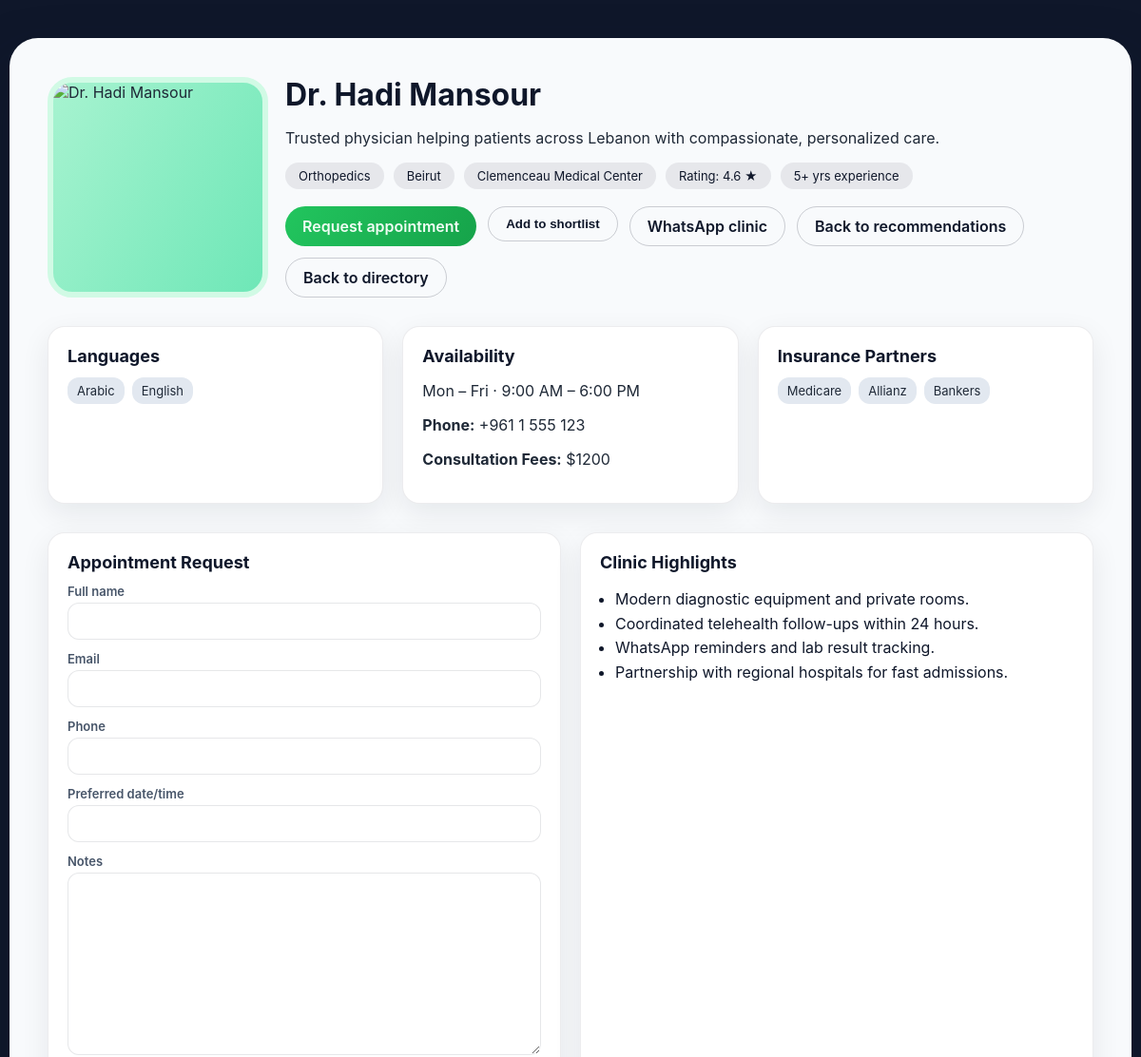
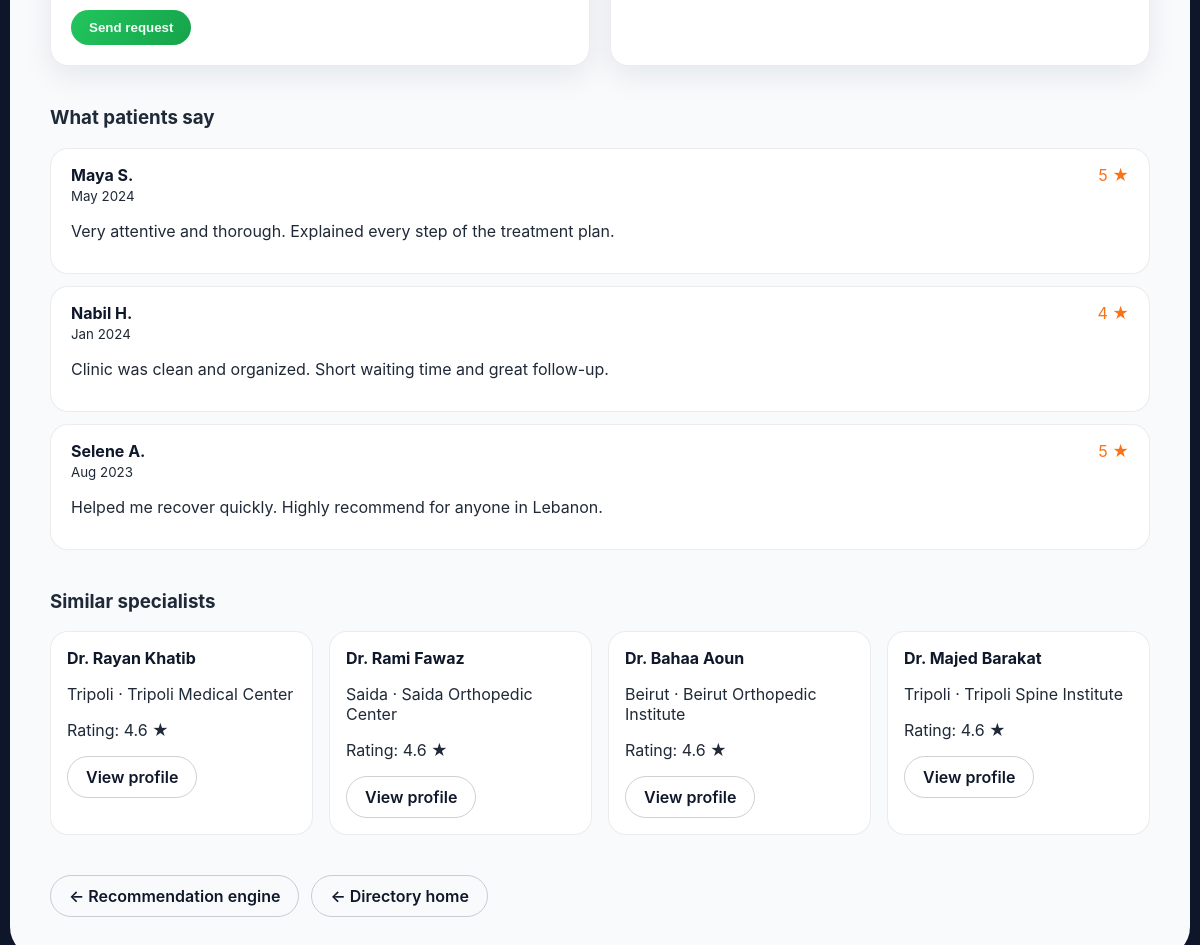
/doctor/238/, run on the app's committed database (2 pictures, top to bottom).
### myapp33/models.py (models this page shows, shortened)
class Contact(models.Model):
    name = models.CharField(max_length=100)
    specialty = models.CharField(max_length=100)
    city = models.CharField(max_length=50)
    hospital = models.CharField(max_length=100, blank=True)
    fees = models.IntegerField()
    rating = models.FloatField()
    experience_years = models.PositiveIntegerField(default=5)
    languages = models.CharField(max_length=150, blank=True)
    availability = models.CharField(max_length=120, blank=True)
    insurance_partners = models.CharField(max_length=200, blank=True)
    description = models.TextField(blank=True)
    photo_url = models.URLField(blank=True)
    contact_phone = models.CharField(max_length=30, blank=True)

### myapp33/views.py (the view, shortened to what this page needs)
# urls.py: path('doctor/<int:pk>/', views.doctor_detail, name='doctor_detail'),
def doctor_detail(request, pk):
    doctor = get_object_or_404(Contact, pk=pk)
    appointment_form = AppointmentRequestForm()
    reviews = [
        {
            "name": "Maya S.",
            "rating": 5,
            "date": "May 2024",
            "text": "Very attentive and thorough. Explained every step of the treatment plan.",
        },
        {
            "name": "Nabil H.",
            "rating": 4,
            "date": "Jan 2024",
            "text": "Clinic was clean and organized. Short waiting time and great follow-up.",
        },
        {
            "name": "Selene A.",
            "rating": 5,
            "date": "Aug 2023",
            "text": "Helped me recover quickly. Highly recommend for anyone in Lebanon.",
        },
    ]
    languages = [
        item.strip()
        for item in (doctor.languages or "Arabic, English").split(",")
        if item.strip()
    ]
    insurance_partners = [
        item.strip()
        for item in (doctor.insurance_partners or "Medicare, Allianz, Bankers").split(
            ","
        )
        if item.strip()
    ]
    similar_doctors = (
        Contact.objects.filter(specialty__iexact=doctor.specialty)
        .exclude(pk=doctor.pk)
        .order_by("-rating")[:4]
    )
    favorites = get_favorite_ids(request)
    is_favorite = doctor.pk in favorites
    whatsapp_message = quote_plus(
        f"Hello, I'm interested in booking with {doctor.name} ({doctor.specialty}) in {doctor.city}. "
        "Could you help me schedule an appointment?"
    )
    whatsapp_url = f"https://wa.me/?text={whatsapp_message}"
    return render(
        request,
        "myapp33/doctor_detail.html",
        {
            "doctor": doctor,
            "reviews": reviews,
            "similar_doctors": similar_doctors,
            "appointment_form": appointment_form,
            "languages": languages,
            "insurance_partners": insurance_partners,
            "is_favorite": is_favorite,
            "whatsapp_url": whatsapp_url,
        },
    )

### myapp33/forms.py
class AppointmentRequestForm(forms.ModelForm):
    class Meta:
        model = AppointmentRequest
        fields = ['patient_name', 'patient_email', 'patient_phone', 'preferred_date', 'message']

### myapp33/views.py (called while the page is built)
def get_favorite_ids(request):
    return set(request.session.get("favorite_doctors", []))

### templates/myapp33/doctor_detail.html (shortened to what this page needs)
{% load static %}
<!DOCTYPE html>
<html lang="en">
<head>
</head>
<body>
<div class="page">
    <section class="hero">
        <img src="{{ doctor.photo_url|default:'https://images.unsplash.com/photo-1537368910025-700350fe46c7?auto=format&fit=crop&w=600&q=80' }}" alt="{{ doctor.name }}">
        <div>
            <h1>{{ doctor.name }}</h1>
            <p>{{ doctor.description|default:"Trusted physician helping patients across Lebanon with compassionate, personalized care." }}</p>
            <div class="tag-row">
                <span class="tag">{{ doctor.specialty }}</span>
                <span class="tag">{{ doctor.city }}</span>
                <span class="tag">{{ doctor.hospital|default:"Private Clinic" }}</span>
                <span class="tag">Rating: {{ doctor.rating }} ★</span>
                <span class="tag">{{ doctor.experience_years }}+ yrs experience</span>
            </div>
            <div class="hero-actions">
                <a class="btn btn-primary" href="#appointment">Request appointment</a>
                <form method="post" action="{% url 'toggle_favorite' doctor.pk %}">
                    <button class="btn btn-outline" type="submit">
                        {% if is_favorite %}Remove from shortlist{% else %}Add to shortlist{% endif %}
                    </button>
                </form>
                <a class="btn btn-outline" href="{{ whatsapp_url }}" target="_blank" rel="noopener">
                    WhatsApp clinic
                </a>
                <a class="btn btn-outline" href="{% url 'recommend_doctors' %}">Back to recommendations</a>
                <a class="btn btn-outline" href="{% url 'home' %}">Back to directory</a>
            </div>
        </div>
    </section>
    <section class="grid">
        <div class="card">
            <h3>Languages</h3>
            <ul class="list-inline">
                {% for lang in languages %}
                    <li>{{ lang }}</li>
                {% endfor %}
            </ul>
        </div>
        <div class="card">
            <h3>Availability</h3>
            <p>{{ doctor.availability|default:"Mon – Fri · 9:00 AM – 6:00 PM" }}</p>
            <p><strong>Phone:</strong> {{ doctor.contact_phone|default:"+961 1 555 123" }}</p>
            <p><strong>Consultation Fees:</strong> ${{ doctor.fees }}</p>
        </div>
        <div class="card">
            <h3>Insurance Partners</h3>
            <ul class="list-inline">
                {% for ins in insurance_partners %}
                    <li>{{ ins }}</li>
                {% endfor %}
            </ul>
        </div>
    </section>
    <section class="grid">
        <div class="card">
            <h3>Appointment Request</h3>
            <form method="post" id="appointment">
                <div class="field">
                    <label for="id_patient_name">Full name</label>
                    {{ appointment_form.patient_name }}
                </div>
                <div class="field">
                    <label for="id_patient_email">Email</label>
                    {{ appointment_form.patient_email }}
                </div>
                <div class="field">
                    <label for="id_patient_phone">Phone</label>
                    {{ appointment_form.patient_phone }}
                </div>
                <div class="field">
                    <label for="id_preferred_date">Preferred date/time</label>
                    {{ appointment_form.preferred_date }}
                </div>
                <div class="field">
                    <label for="id_message">Notes</label>
                    {{ appointment_form.message }}
                </div>
                <button class="btn btn-primary" type="submit">Send request</button>
            </form>
        </div>
        <div class="card">
            <h3>Clinic Highlights</h3>
            <ul style="padding-left:16px; color:#0f172a; line-height:1.6;">
                <li>Modern diagnostic equipment and private rooms.</li>
                <li>Coordinated telehealth follow-ups within 24 hours.</li>
                <li>WhatsApp reminders and lab result tracking.</li>
                <li>Partnership with regional hospitals for fast admissions.</li>
            </ul>
        </div>
    </section>
    <section class="reviews">
        <h3>What patients say</h3>
        {% for review in reviews %}
            <div class="review">
                <div style="display:flex;justify-content:space-between;align-items:center;">
                    <strong>{{ review.name }}</strong>
                    <span class="stars">{{ review.rating }} ★</span>
                </div>
                <small>{{ review.date }}</small>
                <p>{{ review.text }}</p>
            </div>
        {% empty %}
            <p>No reviews yet. Be the first to share your experience.</p>
        {% endfor %}
    </section>
    <section style="margin-top:40px;">
        <h3>Similar specialists</h3>
        <div class="similar-grid">
            {% for doc in similar_doctors %}
                <div class="similar-card">
                    <h4>{{ doc.name }}</h4>
                    <p>{{ doc.city }} · {{ doc.hospital|default:"Private Clinic" }}</p>
                    <p>Rating: {{ doc.rating }} ★</p>
                    <a class="btn btn-outline" href="{% url 'doctor_detail' doc.pk %}">View profile</a>
                </div>
            {% empty %}
                <p>No other doctors saved in this specialty yet.</p>
            {% endfor %}
        </div>
    </section>
    <div class="nav-links">
        <a class="btn btn-outline" href="{% url 'recommend_doctors' %}">← Recommendation engine</a>
        <a class="btn btn-outline" href="{% url 'home' %}">← Directory home</a>
    </div>
</div>
</body>
</html>

### templates/myapp33/doctor_detail.html (style rules this page uses)
body { margin: 0; font-family: "Inter", system-ui, -apple-system, BlinkMacSystemFont, sans-serif; background: #0f172a; color: #1f2937; }
.page { max-width: 1100px; margin: 40px auto 60px; background: #f8fafc; border-radius: 30px; padding: 40px; box-shadow: 0 30px 60px rgba(15, 23, 42, 0.35); }
.hero { display: grid; grid-template-columns: 220px 1fr; gap: 30px; align-items: center; }
.hero img { width: 220px; height: 220px; object-fit: cover; border-radius: 26px; border: 6px solid #d1fae5; background: linear-gradient(120deg, #a7f3d0, #6ee7b7); }
.hero h1 { margin: 0; font-size: 32px; color: #0f172a; }
.hero-actions { display: flex; gap: 12px; flex-wrap: wrap; margin-top: 18px; }
.hero-actions form { margin: 0; }
.tag-row { display: flex; flex-wrap: wrap; gap: 10px; margin: 16px 0; }
.tag { background: rgba(15, 23, 42, 0.08); border-radius: 999px; padding: 6px 14px; font-size: 13px; color: #0f172a; }
.grid { display: grid; grid-template-columns: repeat(auto-fit, minmax(260px, 1fr)); gap: 20px; margin-top: 30px; }
.card { background: white; border-radius: 18px; padding: 20px; border: 1px solid rgba(15, 23, 42, 0.08); box-shadow: 0 10px 30px rgba(15, 23, 42, 0.08); }
.card h3 { margin-top: 0; margin-bottom: 12px; font-size: 18px; color: #0f172a; }
.list-inline { list-style: none; padding: 0; margin: 0; display: flex; flex-wrap: wrap; gap: 8px; }
.list-inline li { background: #e2e8f0; border-radius: 12px; padding: 6px 10px; font-size: 13px; }
.reviews { margin-top: 40px; }
.review { background: white; border-radius: 18px; padding: 16px 20px; border: 1px solid rgba(15, 23, 42, 0.08); margin-bottom: 12px; }
.review strong { color: #0f172a; }
.stars { color: #f97316; }
.similar-grid { display: grid; grid-template-columns: repeat(auto-fit, minmax(220px, 1fr)); gap: 16px; }
.similar-card { background: white; border-radius: 18px; padding: 16px; border: 1px solid rgba(15, 23, 42, 0.08); }
.similar-card h4 { margin: 0 0 6px; font-size: 16px; color: #0f172a; }
.btn { display: inline-flex; justify-content: center; align-items: center; border-radius: 999px; padding: 10px 18px; border: none; cursor: pointer; font-weight: 600; text-decoration: none; transition: 0.2s; }
.btn-primary { background: linear-gradient(120deg, #22c55e, #16a34a); color: #f0fdf4; }
.btn-outline { border: 1px solid rgba(15, 23, 42, 0.2); color: #0f172a; background: transparent; }
form .field { display: flex; flex-direction: column; margin-bottom: 12px; }
form label { font-size: 13px; font-weight: 600; color: #475569; margin-bottom: 4px; }
form input, form textarea { border-radius: 12px; border: 1px solid rgba(15, 23, 42, 0.1); padding: 10px 12px; font-size: 14px; font-family: inherit; }
form textarea { min-height: 120px; resize: vertical; }
.nav-links { margin-top: 40px; display: flex; gap: 12px; }

### data on the page
Contact: name "Dr. Hadi Mansour", description "Trusted physician helping patients across Lebanon with compassionate, personalized care.", specialty "Orthopedics", city "Beirut", hospital "Clemenceau Medical Center", rating "4.6", experience_years "5", availability "Mon – Fri · 9:00 AM – 6:00 PM", contact_phone "+961 1 555 123", fees "1200"
Contact: name "Dr. Rayan Khatib", city "Tripoli", hospital "Tripoli Medical Center", rating "4.6"
Contact: name "Dr. Rami Fawaz", city "Saida", hospital "Saida Orthopedic Center", rating "4.6"
Contact: name "Dr. Bahaa Aoun", city "Beirut", hospital "Beirut Orthopedic Institute", rating "4.6"
Contact: name "Dr. Majed Barakat", city "Tripoli", hospital "Tripoli Spine Institute", rating "4.6"

### other printed values
{{ lang }} "Arabic" "English"
{{ ins }} "Medicare" "Allianz" "Bankers"
{{ review.name }} "Maya S." "Nabil H." "Selene A."
{{ review.rating }} "5" "4" "5"
{{ review.date }} "May 2024" "Jan 2024" "Aug 2023"
{{ review.text }} "Very attentive and thorough. Explained every step of the treatment plan." "Clinic was clean and organized. Short waiting time and great follow-up." "Helped me recover quickly. Highly recommend for anyone in Lebanon."
